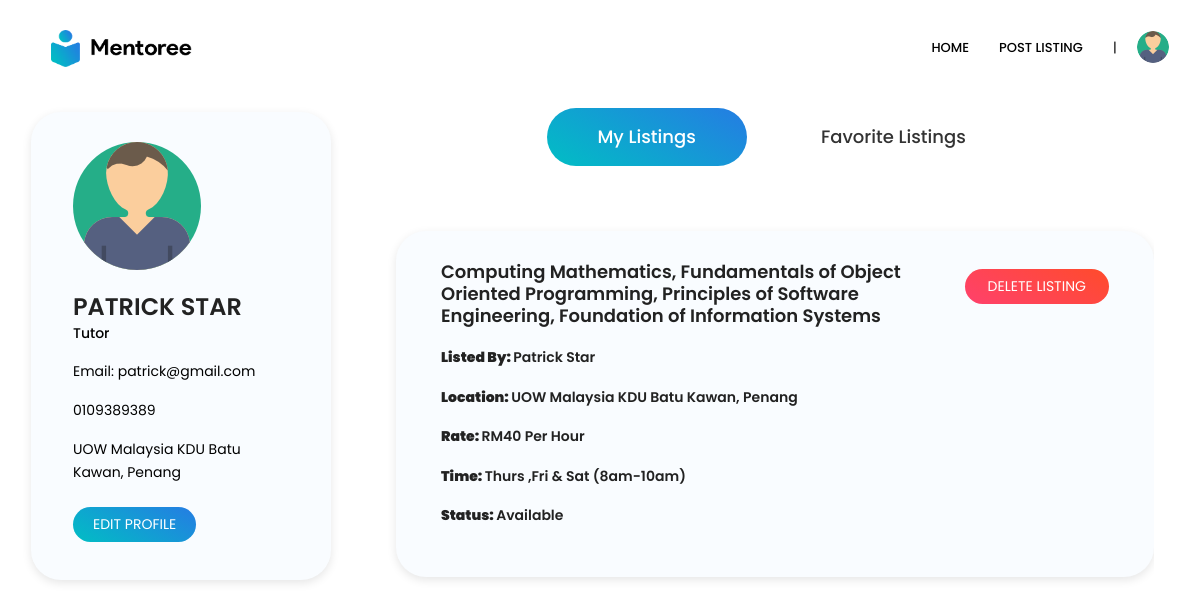
The app's page /dashboard.php (signed in) with its own data.
### tables this page shows
CREATE TABLE IF NOT EXISTS `tutors` (
  `profileID` int(11) NOT NULL AUTO_INCREMENT,
  `subjects` varchar(250) NOT NULL,
  `level_of_teaching` varchar(250) NOT NULL,
  `time` varchar(250) NOT NULL,
  `rate` varchar(250) NOT NULL,
  `status` varchar(100) NOT NULL,
  `tutorID` int(11) NOT NULL,
  PRIMARY KEY (`profileID`),
  KEY `tutorID` (`tutorID`)
);

CREATE TABLE IF NOT EXISTS `users` (
  `id` int(11) NOT NULL AUTO_INCREMENT,
  `username` varchar(250) NOT NULL,
  `email` varchar(250) NOT NULL,
  `password` varchar(250) NOT NULL,
  `phone` varchar(250) NOT NULL,
  `description` varchar(250) DEFAULT NULL,
  `location` varchar(250) NOT NULL,
  `course` varchar(250) NOT NULL,
  `usertype` enum('Student','Tutor') NOT NULL,
  PRIMARY KEY (`id`),
  UNIQUE KEY `email` (`email`)
);

### php/dashboard-listings.php (shortened to what this page needs)
<?php
    $clearURL = parse_url(getenv("CLEARDB_DATABASE_URL"));
    $host = $clearURL["host"];
    $user = $clearURL["user"];
    $pass = $clearURL["pass"];
    $db = substr($clearURL["path"],1);
    $conn = mysqli_connect($host, $user, $pass, $db);
    if($_SESSION['usertype'] == 'Tutor'){
        $user = $_SESSION['userid'];
        $query = "SELECT * FROM tutors,users WHERE tutors.tutorID = ".$user." AND tutors.tutorID = users.id ORDER BY profileID DESC;";
    }
    else{
        $user = $_SESSION['userid'];
        $query = "SELECT * FROM joblistings,users WHERE joblistings.studentID = ".$user." AND joblistings.studentID = users.id ORDER BY jobID DESC;";
        $query_row = "SELECT * FROM joblistings WHERE studentID = ".$user."";
    }
    $run  = mysqli_query($conn, $query);
    $count1 = mysqli_num_rows($run);
    if($count1 >= 1){
        while($rs = mysqli_fetch_array($run)) {
            ?>
            <div class="profile-sec-list d-flex flex-row justify-content-start align-items-start">
                <div class="details col-lg-12">
                    <div class="row">
                        <div class="col-md-9">
                            <div class="title justify-content-between" style="cursor: pointer">
                                <div class="titles">
                                        <?php
                                            if($_SESSION['usertype'] == 'Tutor'){
                                                echo '
                                                    <h4>'.$rs['subjects'].'</h4>
                                                    <br>
                                                    <div class="row">
                                                        <div class="col-md-12">
                                                        <h6><strong>Listed By:             </strong>'.$rs['username'].'</h6><br>
                                                        <h6><strong>Location:             </strong>'.$rs['location'].'</h6><br>
                                                        <h6><strong>Rate:               </strong>RM'.$rs['rate'].' Per Hour</h6><br>
                                                        <h6><strong>Time:               </strong>'.$rs['time'].'</h6><br>
                                                        <h6><strong>Status:               </strong>'.$rs['status'].'</h6><br>
                                                        </div>
                                                    </div>
                                                ';
                                            }
                                        ?>
                                </div>
                            </div>
                        </div>
                        <div class="col-md-3">
                                <button class="ticker-btn-red" onclick="document.getElementById('id03').style.display='block';">Delete Listing</button>
                        </div>
                    </div>
                </div>
            </div>
            <?php
        }
    }
    else{
        ?>
        <div class="container">
            <h4 class="text-center">No Results</h4><br><br><br><br>
        </div>
        <?php
    }
    ?>

### dashboard.php (style rules this page uses)
.profile-sec-list { margin-left: 350px; padding: 30px; background-color: #F9FCFF; box-shadow: 0px 3px 10px rgba(0, 0, 0, .1); border-radius: 30px; margin-bottom: 30px; }

### records on screen
tutors: subjects "Computing Mathematics, Fundamentals of Object Oriented Programming, Principles of Software Engineering, Foundation of Information Systems", tutorID.username "Patrick Star", tutorID.location "UOW Malaysia KDU Batu Kawan, Penang", rate "40", time "Thurs ,Fri & Sat (8am-10am)", status "Available"

### other values on screen
$_SESSION['username'] "PATRICK STAR"
$_SESSION['usertype'] "Tutor"
$_SESSION['useremail'] "patrick@gmail.com"
$_SESSION['userphone'] "0109389389"
$_SESSION['userarea'] "UOW Malaysia KDU Batu Kawan, Penang"
